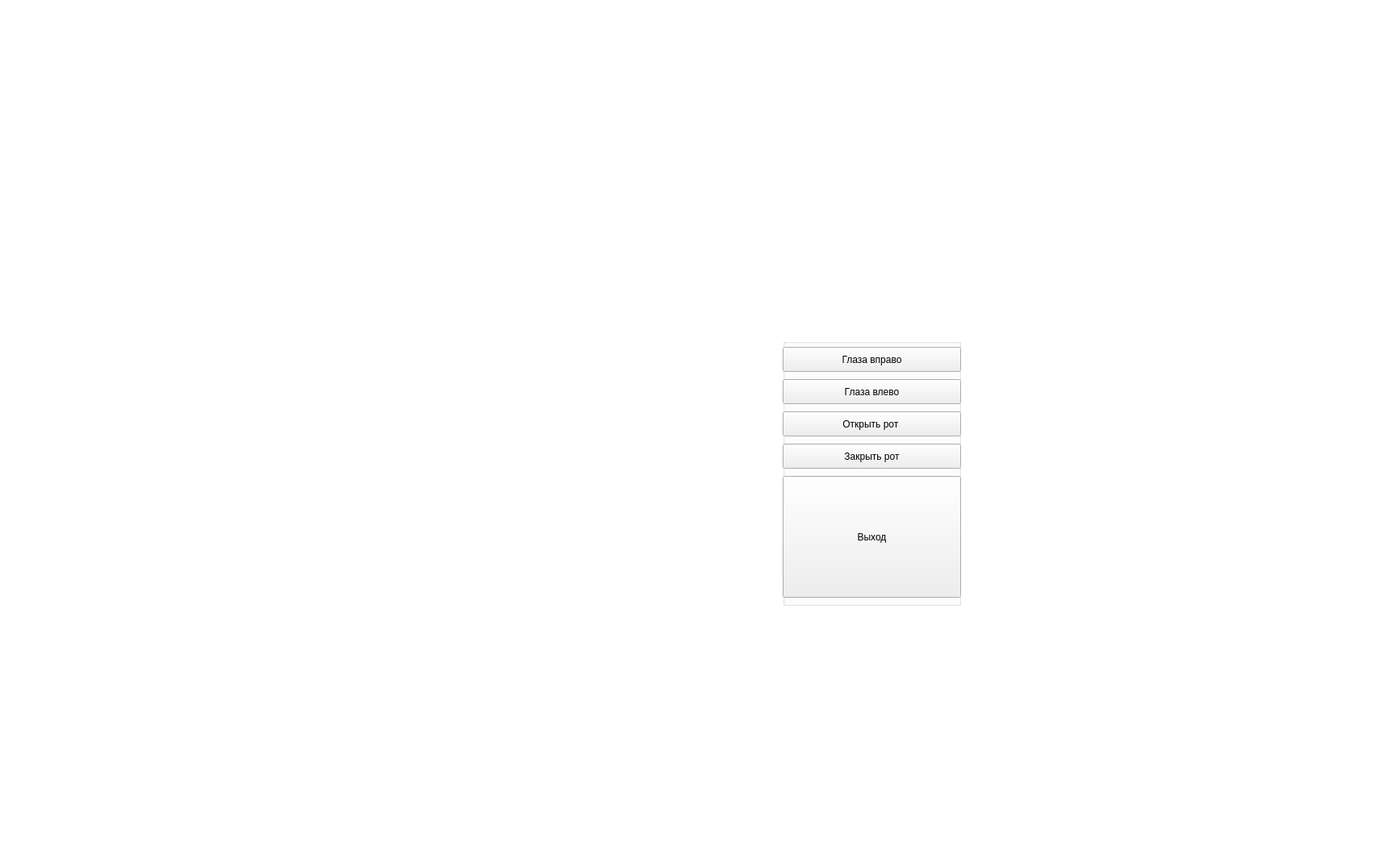
<?xml version="1.0" encoding="UTF-8"?>
<ui version="4.0">
 <class>Widget</class>
 <widget class="QWidget" name="Widget">
  <property name="geometry">
   <rect>
    <x>0</x>
    <y>0</y>
    <width>1735</width>
    <height>1055</height>
   </rect>
  </property>
  <property name="windowTitle">
   <string>Widget</string>
  </property>
  <widget class="QGraphicsView" name="graphicsView">
   <property name="geometry">
    <rect>
     <x>-390</x>
     <y>-100</y>
     <width>2411</width>
     <height>1331</height>
    </rect>
   </property>
  </widget>
  <widget class="QGroupBox" name="groupBox">
   <property name="geometry">
    <rect>
     <x>970</x>
     <y>420</y>
     <width>221</width>
     <height>331</height>
    </rect>
   </property>
   <property name="title">
    <string/>
   </property>
   <widget class="QPushButton" name="glaza_in_right">
    <property name="geometry">
     <rect>
      <x>0</x>
      <y>10</y>
      <width>221</width>
      <height>31</height>
     </rect>
    </property>
    <property name="text">
     <string>Глаза вправо</string>
    </property>
   </widget>
   <widget class="QPushButton" name="glaza_in_left">
    <property name="geometry">
     <rect>
      <x>0</x>
      <y>50</y>
      <width>221</width>
      <height>31</height>
     </rect>
    </property>
    <property name="text">
     <string>Глаза влево</string>
    </property>
   </widget>
   <widget class="QPushButton" name="open_rot">
    <property name="geometry">
     <rect>
      <x>0</x>
      <y>90</y>
      <width>221</width>
      <height>31</height>
     </rect>
    </property>
    <property name="text">
     <string>Открыть рот </string>
    </property>
   </widget>
   <widget class="QPushButton" name="close_rot">
    <property name="geometry">
     <rect>
      <x>0</x>
      <y>130</y>
      <width>221</width>
      <height>31</height>
     </rect>
    </property>
    <property name="text">
     <string>Закрыть рот</string>
    </property>
   </widget>
   <widget class="QPushButton" name="exit">
    <property name="geometry">
     <rect>
      <x>0</x>
      <y>170</y>
      <width>221</width>
      <height>151</height>
     </rect>
    </property>
    <property name="text">
     <string>Выход</string>
    </property>
   </widget>
  </widget>
 </widget>
 <resources/>
 <connections>
  <connection>
   <sender>exit</sender>
   <signal>clicked()</signal>
   <receiver>Widget</receiver>
   <slot>close()</slot>
   <hints>
    <hint type="sourcelabel">
     <x>669</x>
     <y>193</y>
    </hint>
    <hint type="destinationlabel">
     <x>692</x>
     <y>294</y>
    </hint>
   </hints>
  </connection>
 </connections>
</ui>
